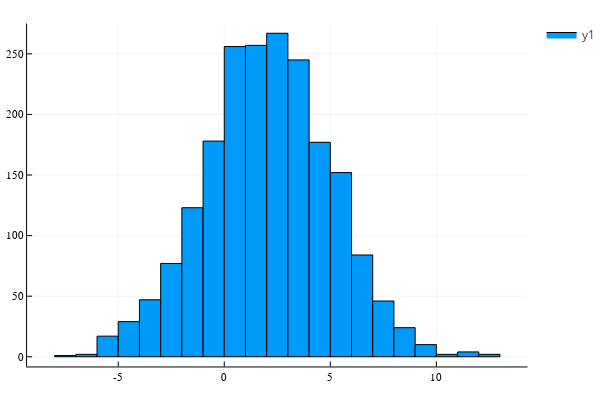

This figure's notebook cell:
### Code cell
histogram(rand(gaussian,2000), bins = 35)

### Figure 1 — Plotly figure (JSON) as saved in the notebook; plotly's stock layout.template omitted (floating-point values rounded to 4 significant figures)
{"data": [{"fill": "tozeroy", "fillcolor": "rgba(0, 154, 250, 1.000)", "legendgroup": "y1", "line": {"color": "rgba(0, 0, 0, 1.000)", "dash": "solid", "width": 1}, "mode": "lines", "name": "y1", "showlegend": true, "type": "scatter", "x": [-8, -8, -7, -7, -8, -8], "xaxis": "x1", "y": [1, 0, 0, 1, 1, 1], "yaxis": "y1"}, {"fill": "tozeroy", "fillcolor": "rgba(0, 154, 250, 1.000)", "legendgroup": "y1", "line": {"color": "rgba(0, 0, 0, 1.000)", "dash": "solid", "width": 1}, "mode": "lines", "name": "y1", "showlegend": false, "type": "scatter", "x": [-7, -7, -6, -6, -7, -7], "xaxis": "x1", "y": [2, 0, 0, 2, 2, 2], "yaxis": "y1"}, {"fill": "tozeroy", "fillcolor": "rgba(0, 154, 250, 1.000)", "legendgroup": "y1", "line": {"color": "rgba(0, 0, 0, 1.000)", "dash": "solid", "width": 1}, "mode": "lines", "name": "y1", "showlegend": false, "type": "scatter", "x": [-6, -6, -5, -5, -6, -6], "xaxis": "x1", "y": [17, 0, 0, 17, 17, 17], "yaxis": "y1"}, {"fill": "tozeroy", "fillcolor": "rgba(0, 154, 250, 1.000)", "legendgroup": "y1", "line": {"color": "rgba(0, 0, 0, 1.000)", "dash": "solid", "width": 1}, "mode": "lines", "name": "y1", "showlegend": false, "type": "scatter", "x": [-5, -5, -4, -4, -5, -5], "xaxis": "x1", "y": [29, 0, 0, 29, 29, 29], "yaxis": "y1"}, {"fill": "tozeroy", "fillcolor": "rgba(0, 154, 250, 1.000)", "legendgroup": "y1", "line": {"color": "rgba(0, 0, 0, 1.000)", "dash": "solid", "width": 1}, "mode": "lines", "name": "y1", "showlegend": false, "type": "scatter", "x": [-4, -4, -3, -3, -4, -4], "xaxis": "x1", "y": [47, 0, 0, 47, 47, 47], "yaxis": "y1"}, {"fill": "tozeroy", "fillcolor": "rgba(0, 154, 250, 1.000)", "legendgroup": "y1", "line": {"color": "rgba(0, 0, 0, 1.000)", "dash": "solid", "width": 1}, "mode": "lines", "name": "y1", "showlegend": false, "type": "scatter", "x": [-3, -3, -2, -2, -3, -3], "xaxis": "x1", "y": [77, 0, 0, 77, 77, 77], "yaxis": "y1"}, {"fill": "tozeroy", "fillcolor": "rgba(0, 154, 250, 1.000)", "legendgroup": "y1", "line": {"color": "rgba(0, 0, 0, 1.000)", "dash": "solid", "width": 1}, "mode": "lines", "name": "y1", "showlegend": false, "type": "scatter", "x": [-2, -2, -1, -1, -2, -2], "xaxis": "x1", "y": [123, 0, 0, 123, 123, 123], "yaxis": "y1"}, {"fill": "tozeroy", "fillcolor": "rgba(0, 154, 250, 1.000)", "legendgroup": "y1", "line": {"color": "rgba(0, 0, 0, 1.000)", "dash": "solid", "width": 1}, "mode": "lines", "name": "y1", "showlegend": false, "type": "scatter", "x": [-1, -1, 0, 0, -1, -1], "xaxis": "x1", "y": [178, 0, 0, 178, 178, 178], "yaxis": "y1"}, {"fill": "tozeroy", "fillcolor": "rgba(0, 154, 250, 1.000)", "legendgroup": "y1", "line": {"color": "rgba(0, 0, 0, 1.000)", "dash": "solid", "width": 1}, "mode": "lines", "name": "y1", "showlegend": false, "type": "scatter", "x": [0, 0, 1, 1, 0, 0], "xaxis": "x1", "y": [256, 0, 0, 256, 256, 256], "yaxis": "y1"}, {"fill": "tozeroy", "fillcolor": "rgba(0, 154, 250, 1.000)", "legendgroup": "y1", "line": {"color": "rgba(0, 0, 0, 1.000)", "dash": "solid", "width": 1}, "mode": "lines", "name": "y1", "showlegend": false, "type": "scatter", "x": [1, 1, 2, 2, 1, 1], "xaxis": "x1", "y": [257, 0, 0, 257, 257, 257], "yaxis": "y1"}, {"fill": "tozeroy", "fillcolor": "rgba(0, 154, 250, 1.000)", "legendgroup": "y1", "line": {"color": "rgba(0, 0, 0, 1.000)", "dash": "solid", "width": 1}, "mode": "lines", "name": "y1", "showlegend": false, "type": "scatter", "x": [2, 2, 3, 3, 2, 2], "xaxis": "x1", "y": [267, 0, 0, 267, 267, 267], "yaxis": "y1"}, {"fill": "tozeroy", "fillcolor": "rgba(0, 154, 250, 1.000)", "legendgroup": "y1", "line": {"color": "rgba(0, 0, 0, 1.000)", "dash": "solid", "width": 1}, "mode": "lines", "name": "y1", "showlegend": false, "type": "scatter", "x": [3, 3, 4, 4, 3, 3], "xaxis": "x1", "y": [245, 0, 0, 245, 245, 245], "yaxis": "y1"}, {"fill": "tozeroy", "fillcolor": "rgba(0, 154, 250, 1.000)", "legendgroup": "y1", "line": {"color": "rgba(0, 0, 0, 1.000)", "dash": "solid", "width": 1}, "mode": "lines", "name": "y1", "showlegend": false, "type": "scatter", "x": [4, 4, 5, 5, 4, 4], "xaxis": "x1", "y": [177, 0, 0, 177, 177, 177], "yaxis": "y1"}, {"fill": "tozeroy", "fillcolor": "rgba(0, 154, 250, 1.000)", "legendgroup": "y1", "line": {"color": "rgba(0, 0, 0, 1.000)", "dash": "solid", "width": 1}, "mode": "lines", "name": "y1", "showlegend": false, "type": "scatter", "x": [5, 5, 6, 6, 5, 5], "xaxis": "x1", "y": [152, 0, 0, 152, 152, 152], "yaxis": "y1"}, {"fill": "tozeroy", "fillcolor": "rgba(0, 154, 250, 1.000)", "legendgroup": "y1", "line": {"color": "rgba(0, 0, 0, 1.000)", "dash": "solid", "width": 1}, "mode": "lines", "name": "y1", "showlegend": false, "type": "scatter", "x": [6, 6, 7, 7, 6, 6], "xaxis": "x1", "y": [84, 0, 0, 84, 84, 84], "yaxis": "y1"}, {"fill": "tozeroy", "fillcolor": "rgba(0, 154, 250, 1.000)", "legendgroup": "y1", "line": {"color": "rgba(0, 0, 0, 1.000)", "dash": "solid", "width": 1}, "mode": "lines", "name": "y1", "showlegend": false, "type": "scatter", "x": [7, 7, 8, 8, 7, 7], "xaxis": "x1", "y": [46, 0, 0, 46, 46, 46], "yaxis": "y1"}, {"fill": "tozeroy", "fillcolor": "rgba(0, 154, 250, 1.000)", "legendgroup": "y1", "line": {"color": "rgba(0, 0, 0, 1.000)", "dash": "solid", "width": 1}, "mode": "lines", "name": "y1", "showlegend": false, "type": "scatter", "x": [8, 8, 9, 9, 8, 8], "xaxis": "x1", "y": [24, 0, 0, 24, 24, 24], "yaxis": "y1"}, {"fill": "tozeroy", "fillcolor": "rgba(0, 154, 250, 1.000)", "legendgroup": "y1", "line": {"color": "rgba(0, 0, 0, 1.000)", "dash": "solid", "width": 1}, "mode": "lines", "name": "y1", "showlegend": false, "type": "scatter", "x": [9, 9, 10, 10, 9, 9], "xaxis": "x1", "y": [10, 0, 0, 10, 10, 10], "yaxis": "y1"}, {"fill": "tozeroy", "fillcolor": "rgba(0, 154, 250, 1.000)", "legendgroup": "y1", "line": {"color": "rgba(0, 0, 0, 1.000)", "dash": "solid", "width": 1}, "mode": "lines", "name": "y1", "showlegend": false, "type": "scatter", "x": [10, 10, 11, 11, 10, 10], "xaxis": "x1", "y": [2, 0, 0, 2, 2, 2], "yaxis": "y1"}, {"fill": "tozeroy", "fillcolor": "rgba(0, 154, 250, 1.000)", "legendgroup": "y1", "line": {"color": "rgba(0, 0, 0, 1.000)", "dash": "solid", "width": 1}, "mode": "lines", "name": "y1", "showlegend": false, "type": "scatter", "x": [11, 11, 12, 12, 11, 11], "xaxis": "x1", "y": [4, 0, 0, 4, 4, 4], "yaxis": "y1"}, {"fill": "tozeroy", "fillcolor": "rgba(0, 154, 250, 1.000)", "legendgroup": "y1", "line": {"color": "rgba(0, 0, 0, 1.000)", "dash": "solid", "width": 1}, "mode": "lines", "name": "y1", "showlegend": false, "type": "scatter", "x": [12, 12, 13, 13, 12, 12], "xaxis": "x1", "y": [2, 0, 0, 2, 2, 2], "yaxis": "y1"}, {"colorbar": {"title": ""}, "legendgroup": "y1", "marker": {"color": "rgba(0, 154, 250, 0.000)", "line": {"color": "rgba(0, 0, 0, 0.000)", "width": 1}, "size": 0, "symbol": "circle"}, "mode": "markers", "name": "y1", "showlegend": false, "type": "scatter", "x": [-7.5, -6.5, -5.5, -4.5, -3.5, -2.5, -1.5, -0.5, 0.5, 1.5, 2.5, 3.5, 4.5, 5.5, 6.5, 7.5, 8.5, 9.5, 10.5, 11.5, 12.5], "xaxis": "x", "y": [1, 2, 17, 29, 47, 77, 123, 178, 256, 257, 267, 245, 177, 152, 84, 46, 24, 10, 2, 4, 2], "yaxis": "y", "zmax": null, "zmin": null}], "layout": {"annotations": [], "height": 400, "legend_position": {"bgcolor": "rgba(255, 255, 255, 1.000)", "bordercolor": "rgba(0, 0, 0, 1.000)", "borderwidth": 1, "font": {"color": "rgba(0, 0, 0, 1.000)", "family": "sans-serif", "size": 11}, "title": {"font": {"color": "rgba(0, 0, 0, 1.000)", "family": "sans-serif", "size": 15}, "text": ""}, "tracegroupgap": 0, "traceorder": "normal", "x": 1, "xanchor": "auto", "y": 1, "yanchor": "auto"}, "margin": {"b": 20, "l": 0, "r": 0, "t": 20}, "paper_bgcolor": "rgba(255, 255, 255, 1.000)", "plot_bgcolor": "rgba(255, 255, 255, 1.000)", "showlegend": true, "width": 600, "xaxis": {"anchor": "y", "domain": [0.05101, 0.9934], "gridcolor": "rgba(0, 0, 0, 0.100)", "gridwidth": 0.5, "linecolor": "rgba(0, 0, 0, 1.000)", "mirror": false, "range": [-9.298, 14.3], "showgrid": true, "showline": true, "showticklabels": true, "tickangle": 0, "tickcolor": "rgb(0, 0, 0)", "tickfont": {"color": "rgba(0, 0, 0, 1.000)", "family": "sans-serif", "size": 11}, "tickmode": "array", "ticks": "inside", "ticktext": ["-5", "0", "5", "10"], "tickvals": [-5, 0, 5, 10], "title": "", "titlefont": {"color": "rgba(0, 0, 0, 1.000)", "family": "sans-serif", "size": 15}, "type": "-", "visible": true, "zeroline": false, "zerolinecolor": "rgba(0, 0, 0, 1.000)"}, "yaxis": {"anchor": "x", "domain": [0.03762, 0.9902], "gridcolor": "rgba(0, 0, 0, 0.100)", "gridwidth": 0.5, "linecolor": "rgba(0, 0, 0, 1.000)", "mirror": false, "range": [-8.01, 275.0], "showgrid": true, "showline": true, "showticklabels": true, "tickangle": 0, "tickcolor": "rgb(0, 0, 0)", "tickfont": {"color": "rgba(0, 0, 0, 1.000)", "family": "sans-serif", "size": 11}, "tickmode": "array", "ticks": "inside", "ticktext": ["0", "50", "100", "150", "200", "250"], "tickvals": [0, 50, 100, 150, 200, 250], "title": "", "titlefont": {"color": "rgba(0, 0, 0, 1.000)", "family": "sans-serif", "size": 15}, "type": "-", "visible": true, "zeroline": false, "zerolinecolor": "rgba(0, 0, 0, 1.000)"}}}
